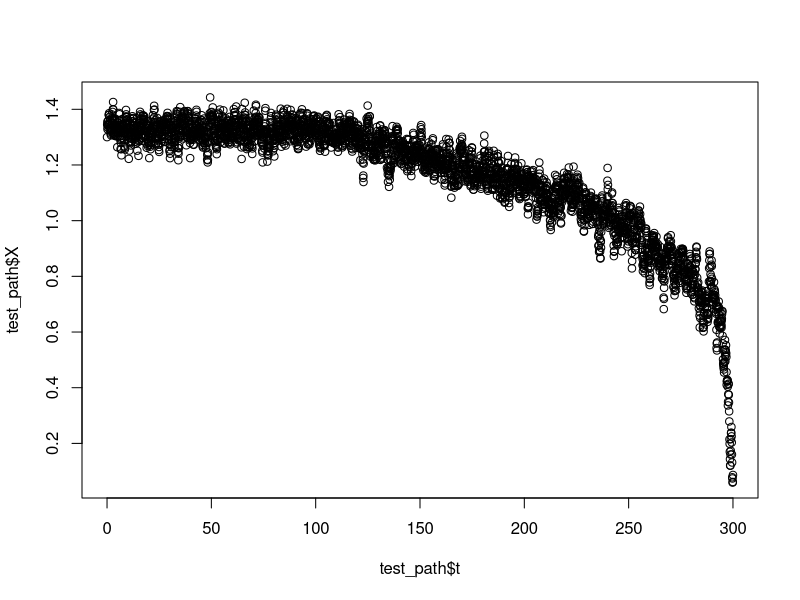

The R source for this figure: (Note: this script raises an error after producing the figure.)
## ---- chunk 1
beta_4 <- 1
beta_2 <- 1
lambda_0 <- 1
lambda_c <- -0.4
t <- seq(0, 300, by = 1/12)
t_0 <- 100
tau <- 200
t_end <- t_0 + tau
h <- c(rep(0, 1200), seq(from = 0, to = 1, length.out = 2401))
lambda_t <- (1-h)*lambda_0 + h*lambda_c
x_0 <- 1.3
dt <- 1/12
nloop <- 20
sigma <- 0.5
## ---- chunk 2
make_path <- function(x_0 = 1.3, betas = c(1,1), t_0 = 100, t_end = 300, lambda_0 = 1, lambda_c = -0.4, dt = 1/12, nloop = 2, sigma = 0.1){
  #browser()
  delta_t <- dt/nloop
  n_0 <- t_0/dt*nloop
  n_r <- (t_end-t_0)/dt*nloop
  n_total <- n_0 + n_r + 1
  t <- seq(from = 0, to = t_end, length.out = n_total)
  h <- c(rep(0, n_0), seq(from = 0, to = 1, length.out = n_r))
  lambda_t <- (1-h)*lambda_0 + h*lambda_c
  beta_4 <- betas[1]
  beta_2 <- betas[2]
  drift <- function(x, lambda){
    out <- -(beta_4*x^3) + beta_2*x + lambda
    out
  }
  X <- numeric(length = n_total)
  X[1] <- x_0
  dW <- rnorm(n = n_total, mean = 0, sd = 1)
  for (i in (2:n_total)){
    X[i] <- X[i-1] + drift(X[i-1],lambda_t[i-1])*delta_t + dW[i-1]*sigma*sqrt(delta_t)
  }
  out <- data.frame(t, X)
  out <- out[1 + nloop*(0:floor(n_total/nloop)),]
  out
}
test_path <- make_path()
plot(y = test_path$X, x = test_path$t)
## ---- chunk 3
library(microbenchmark)
microbenchmark(make_path(nloop = 20), times = 10)
microbenchmark(estimate.OU(data = data_OU, delta = 1/12), times = 10)
microbenchmark(estimate.tipping(data = test_path$X[1201:2401], alpha0 = alpha0, mu0 = mu0, sigma2 = sigma2, delta = 1/12, pen = 0.004, initial.values = c(100, 1)), times = 10)
## ---- chunk 4
#Define parameters below
#
#
#
t_obs <- 200
nsim <- 1000
sim_length <- t_end/dt + 1
sim_data <- matrix(nrow = sim_length, ncol = nsim)
for (i in (1:nsim)){
  path <- make_path(nloop = 20)
  sim_data[,i] <- path$X
}
sim_data <- as.data.frame(sim_data)
sim_data$t <- seq(from = 0, to = t_end, by = dt)
## ---- chunk 5
estimates_matrix <- matrix(nrow = nsim, ncol = 4)
colnames(estimates_matrix) <- c("alpha0", "mu0", "sigma2", "tau")
n_0 <- t_0/dt
n_ramp <- (t_obs-t_0)/dt
for (i in (1:nsim)){
  data_tmp <- sim_data[,i]
  data_OU <- data_tmp[1:n_0]
  estimates_OU <- estimate.OU(data = data_OU, delta = dt)
  alpha0_tmp <- unname(coef(estimates_OU)["alpha"])
  mu0_tmp <- unname(coef(estimates_OU)["mu"])
  sigma2_tmp <- unname(coef(estimates_OU)["sigma2"])
  data_ramp <- data_tmp[(n_0 + 1):(n_0 + n_ramp)]
  estimates_ramp <- estimate.tipping(data = data_ramp, delta = dt, initial.values = c(100, 1), alpha0 = alpha0_tmp, mu0 = mu0_tmp, sigma20 = sigma2_tmp, pen = 0.004)
  tau_tmp <- estimates_ramp$par[1]
  estimates_matrix[i,] <- c(alpha0_tmp, mu0_tmp, sigma2_tmp, tau_tmp)
}
estimates_matrix
## ---- chunk 6
for (i in (1:5)){
  plot(sim_data[,i])
}
